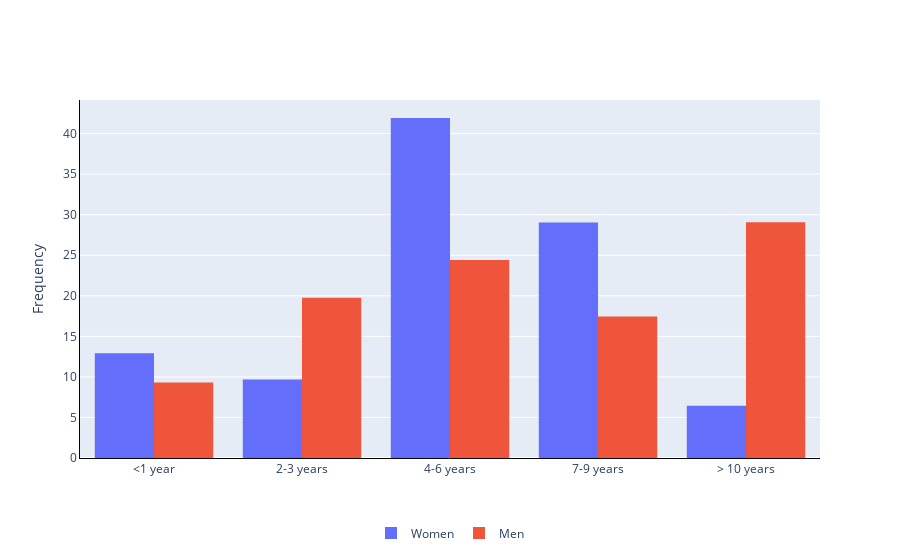
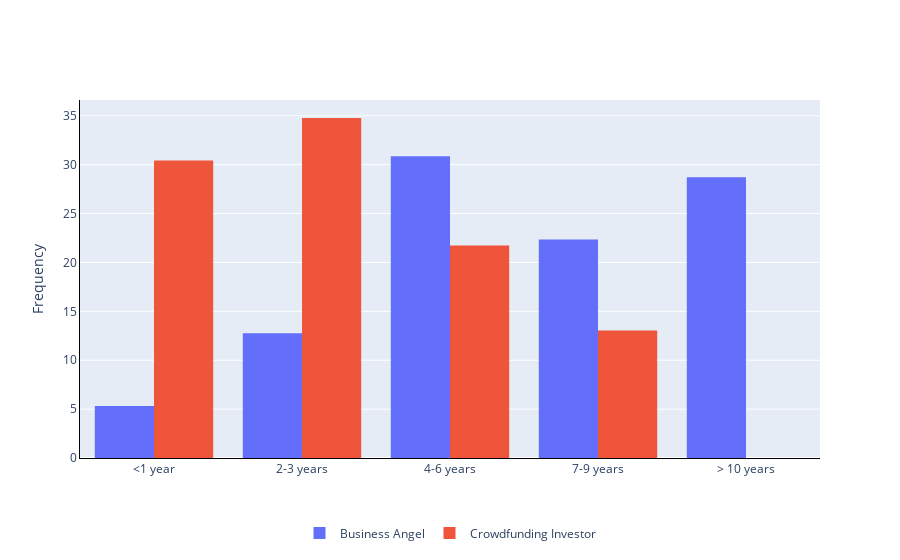

The notebook cell saved with these charts, in order:
### Markdown cell above
Distribution analysis

### Code cell
# Distribution for unique choice and same list of options

df=df_load.copy()

columns=[
    ['inv_time', 'Investor Experience', ['<1 year','2-3 years', '4-6 years', '7-9 years', '> 10 years'],],  
    # ['inv_motivations', 'Motivations', [
    #     # ['Support innovative startups or entrepreneurs', 'Potential high returns on investments', 'To diversify my investment portfolio', 'Recommendation from friends', 'Benefits from tax breaks', 'My financial capacity', 'My family background', 'Other' ],
    #     # ['Desire to support innovative startups or entrepreneurs', 'Potential high returns on investments', 'Diversifying my investment portfolio', 'Recommendation from friends or media influence', 'Benefits from tax breaks', 'Business reasons (you could be a supplier, etc.)', 'Other' ],
    #     ['Support entrepreneurs', 'High returns', 'Diversify portfolio', 'Friend recommendation', 'Tax breaks', 'Financial capacity', 'Family background', 'Other' ],
    #     ['Support entrepreneurs', 'High returns', 'Diversify portfolio', 'Friend recommendation', 'Tax breaks', 'Business reasons', 'Other' ],
    # ],], # Not same labels
    # ['ba_group', 'Part of BA Network', ['Yes', 'No'],], # Boolean Only BA
    # ['ba_group_name', 'BA Network'], # Only BA
    # ['ba_group_reason', 'Part of BA Network Motivations',
    #   # ['To gain access to a larger number of investment opportunities', 'To invest in mutual funds set up by the network', 'To leverage the experience of other network members', 'To benefit from educational or training sessions', 'To expand my personal and professional network', 'To coinvest with other investors', 'Other',],
    #   ['More opportunities', 'Network funds', "Members' experience", 'Training', 'Expand network', 'Coinvest', 'Other',],
    # ], # Only BA  
    ['inv_num', 'Number of Investments', ['None', '1-2', '3-5', '6-10', '11-20', '>20'],],
    # ['inv_companies_last2y', 'Last 2Y Investments'], # Text
    # ['inv_amount_average', 'Average Invested Amount',
    #    [
    #     ['<25K€', '25k€-50k€', '50k€-100k€', '100k€-500k€', '>500k€', ],
    #     ['<0.5K€', '0.5k€-1k€', '1k€-5k€', '5k€-10k€', '10k€-50k€', '>50k€'],
    # ],], # Not same labels
    # ['inv_capital_stake', 'Typical Stake', ['0-5%', '6-10%', '11-20%', '21-30%', '31-50%', '>51%'],], # Only for BA
    # ['inv_dd_duration', 'Analysis Duration',  [
    #     ['Less than 1 month', '1-6 months', '7-12 months', '13-18 months', 'More than 18 months'],
    #     ['Less than 1 hour', '1 to 2 hours', '3 to 5 hours', '6 to 10 hours', 'More than 10 hours'],
    # ],], # Not same labels
    # ['inv_criteria', 'Investing Criteria',  [
    #     # ['Alignment with my experience and expertise', 'Business plan', 'Scalability/Market potential', 'Entrepreneurial team', 'Environmental/social impact', 'Exit strategy', 'Fair valuation/return', 'Other'],
    #     # ['Business plan', 'Crowd opinion', 'Entrepreneurial team', 'Environmental/social impact', 'Exit strategy', 'Fair valuation/return', 'Other'],
    #     ['Expertise', 'Business plan', 'Scalability', 'Team', 'ES impact', 'Exit', 'Return', 'Other'],
    #     ['Business plan', 'Crowd opinion', 'Team', 'ES impact', 'Exit', 'Return', 'Other'],
    # ],], # Not same labels multiple
    # ['inv_sectors', 'Sectors', 
    #     # ['Information technology (software, internet, IT services, etc.)', 'Finance', 'Healthcare / Biotech', 'Manufacturing', 'Retail', 'Consulting', 'Energy', 'Transportation', 'Other'],
    #     ['IT', 'Finance', 'Biotech', 'Manufacturing', 'Retail', 'Consulting', 'Energy', 'Transportation', 'Other'],
    # ],
    # ['inv_process', 'Investing Process',
    #     # ['I invest alone (as an individual investor)', 'I invest as part of an angel syndicate or group', 'I invest through venture capital funds', 'I invest through crowdfunding platforms', 'Other'],
    #     ['Alone', 'Syndicate/group', 'Venture capital', 'Crowdfunding platforms', 'Other'],
    # ], # Only BA
    # ['inv_visits', 'Number of Visits', ['0 per year', '1-2 per year', '3-6 per year', '7-12 per year', 'More than 12 per year'],], # Only BA
    # ['non_fin_contr', 'Non-Financial Contribution',
    #     # ['Strategic guidance', 'Networking opportunities', 'Financial and legal expertise', 'Technical or industrial knowledge', 'Monitoring and accountability', 'Other',],
    #     ['Strategy', 'Networking', 'Financial and legal expertise', 'Technical or industrial knowledge', 'Monitoring', 'Other',],
    # ], # Only BA
    # ['child_bias', 'Children Effect', ['1 - Not at all', '2', '3', '4', '5 - Very much',],], # Only BA
    # ['inv_goal', 'Investment Goal',
    #     # ['Capital preservation (low risk, low return)', 'Income generation (moderate risk, moderate return)', 'Growth (high risk, high return)', 'Speculative (very high risk, very high return)'],
    #     ['Capital preservation', 'Income generation', 'Growth', 'Speculative'],
    # ], 
    # ['inv_exit', 'Exit', [
    #     # ['No, I have not sold my investments yet', 'Yes, through a private transaction', 'Yes, through the company acquisition', 'Yes, through an initial public offering', 'Yes, through a company buyback program', 'Yes, through cessation of the company activity'], 
    #     # ['No, I have not sold my investments yet', "Yes, through the platform’s secondary market",  'Yes, through a private transaction', 'Yes, through the company acquisition', 'Yes, through an initial public offering', 'Yes, through a company buyback program', 'Yes, through cessation of the company activity'], 
    #     ['Not sold yet', 'Private transaction', 'Company acquisition', 'IPO', 'Company buyback', 'Cessation'], 
    #     ['Not sold yet', "Platform’s secondary market", 'Private transaction', 'Company acquisition', 'IPO', 'Company buyback', 'Cessation'], 
    # ] ], # Not same labels
    # ['inv_return', 'Investment Returns',
    #     # ['I have no idea', 'Highly negative', 'Negative', 'Neutral', 'Positive', 'Highly positive'],
    #     ['No idea', 'Highly negative', 'Negative', 'Neutral', 'Positive', 'Highly positive'],
    # ],
    # ['women_investing', 'Women Investing Knowledge', ['Strongly disagree', 'Disagree', 'Neutral', 'Agree', 'Strongly agree']], 
    # ['women_involvement', 'Women Involvement', ['Strongly disagree', 'Disagree', 'Neutral', 'Agree', 'Strongly agree']], 
    # ['women_influence', 'Women Influence', ['Strongly disagree', 'Disagree', 'Neutral', 'Agree', 'Strongly agree']],
    # ['women_diff_eval_process', 'Women Evaluation Process', ['Strongly disagree', 'Disagree', 'Neutral', 'Agree', 'Strongly agree']],
    # ['women_risk_averse', 'Women Risk Aversion', ['Strongly disagree', 'Disagree', 'Neutral', 'Agree', 'Strongly agree']],
    # ['women_evolution_involvement', 'Women Evolution Involvement', ['Strongly disagree', 'Disagree', 'Neutral', 'Agree', 'Strongly agree']],
    # ['women_evolution_neg_stereotype', 'Women Stereotype Evolution', ['Strongly disagree', 'Disagree', 'Neutral', 'Agree', 'Strongly agree']],
    # ['mother_needs_consideration', "Consideration of Mothers' Needs", ['1-Not at all', '2', '3', '4', '5-Completely',]],
    # ['women_reco', 'Recommendations for Attracting Women',[
    #     # ['Increase visibility of successful women business angels', 'Offer targeted networking events for women', 'Highlight women-led projects', 'Offer training or mentorship programs for aspiring women investors', 'Establish women-focused investment funds or syndicates', 'Other'],
    #     # ['Create events or online communities where women can network', 'Ensure the platform is user-friendly and inclusive', 'Highlight women-led projects', 'Offer training programs', 'Showcase successful women crowd-investors in the investment space', 'Other']
    #     ['Communication on success', 'Networking', 'Communication on projects', 'Training', 'Specific funds', 'Other'],
    #     ['Networking', 'User-Friendliness','Communication on projects', 'Training', 'Communication on success', 'Other'],
    # ]],
    # ['women_led_inv', 'Number of Women-Led Investments', [
    #     ['None', '1-2', '3-5', '6-10', '11-20', '>20'],
    #     ['None', '1-2', '3-5', '6-10', '>10'],
    # ],
]

start_index=1

hist(df, columns, start_index)

### Figure 1 — Plotly figure (JSON) as saved in the notebook; plotly's stock layout.template omitted (floating-point values rounded to 4 significant figures)
{"data": [{"histnorm": "percent", "name": "Women", "type": "histogram", "x": ["7-9 years", "7-9 years", "4-6 years", "<1 year", "2-3 years", "4-6 years", "4-6 years", "7-9 years", "4-6 years", "7-9 years", "4-6 years", null, "4-6 years", "4-6 years", "7-9 years", "4-6 years", null, null, "4-6 years", "2-3 years", null, "7-9 years", "4-6 years", "7-9 years", null, "7-9 years", "7-9 years", "> 10 years", "> 10 years", null, "4-6 years", "<1 year", null, "<1 year", null, null, "4-6 years", null, null, "4-6 years", null, null, null, "<1 year", "2-3 years", null, null]}, {"histnorm": "percent", "name": "Men", "type": "histogram", "x": ["<1 year", "<1 year", "2-3 years", "> 10 years", "4-6 years", "4-6 years", "> 10 years", "2-3 years", "> 10 years", "> 10 years", "> 10 years", "> 10 years", "7-9 years", "4-6 years", "2-3 years", "4-6 years", "2-3 years", "2-3 years", "4-6 years", "4-6 years", "> 10 years", "7-9 years", "7-9 years", "4-6 years", "> 10 years", "7-9 years", "> 10 years", "2-3 years", "7-9 years", "> 10 years", "> 10 years", "4-6 years", "> 10 years", "2-3 years", "> 10 years", null, "7-9 years", "7-9 years", null, "<1 year", "2-3 years", "4-6 years", "2-3 years", "> 10 years", "4-6 years", "> 10 years", "7-9 years", "4-6 years", "> 10 years", "4-6 years", "> 10 years", "7-9 years", "7-9 years", "4-6 years", "4-6 years", "7-9 years", "> 10 years", "4-6 years", "> 10 years", "> 10 years", "> 10 years", "<1 year", "> 10 years", "4-6 years", "> 10 years", "4-6 years", "4-6 years", "4-6 years", "7-9 years", "> 10 years", "> 10 years", "2-3 years", "2-3 years", "2-3 years", "7-9 years", "7-9 years", null, "<1 year", "2-3 years", "4-6 years", "2-3 years", "2-3 years", "2-3 years", "<1 year", null, "<1 year", null, null, null, null, null, null, null, "2-3 years", "7-9 years", "<1 year", null, "4-6 years", null, null, null]}], "layout": {"legend": {"orientation": "h", "x": 0.5, "xanchor": "center", "y": -0.25, "yanchor": "bottom"}, "xaxis": {"categoryarray": ["<1 year", "2-3 years", "4-6 years", "7-9 years", "> 10 years"], "categoryorder": "array", "linecolor": "black", "linewidth": 1, "showline": true, "title": {"text": ""}}, "yaxis": {"linecolor": "black", "linewidth": 1, "showline": true, "title": {"text": "Frequency"}}}}

### Figure 2 — Plotly figure (JSON) as saved in the notebook; plotly's stock layout.template omitted (floating-point values rounded to 4 significant figures)
{"data": [{"histnorm": "percent", "name": "Business Angel", "type": "histogram", "x": ["<1 year", "<1 year", "7-9 years", "7-9 years", "2-3 years", "> 10 years", "4-6 years", "4-6 years", null, null, "4-6 years", "> 10 years", "<1 year", null, "2-3 years", null, "4-6 years", "2-3 years", "> 10 years", "> 10 years", "> 10 years", "> 10 years", "4-6 years", "7-9 years", "7-9 years", "4-6 years", "2-3 years", "4-6 years", null, null, "4-6 years", "2-3 years", "2-3 years", "4-6 years", "4-6 years", "> 10 years", "7-9 years", "7-9 years", "4-6 years", "> 10 years", "7-9 years", null, "> 10 years", "7-9 years", "2-3 years", "4-6 years", "7-9 years", null, "> 10 years", null, "> 10 years", "4-6 years", "4-6 years", null, "> 10 years", null, "4-6 years", "7-9 years", "2-3 years", "> 10 years", null, "4-6 years", null, null, null, null, "7-9 years", null, "4-6 years", "7-9 years", null, null, "<1 year", "2-3 years", "2-3 years", null, "4-6 years", null, null, "2-3 years", "7-9 years", "> 10 years", "4-6 years", "> 10 years", "4-6 years", "7-9 years", null, "7-9 years", "4-6 years", "> 10 years", "4-6 years", "> 10 years", "7-9 years", null, "7-9 years", "4-6 years", null, "4-6 years", null, null, "7-9 years", "> 10 years", "4-6 years", "> 10 years", "> 10 years", "> 10 years", "<1 year", "> 10 years", null, "4-6 years", "> 10 years", null, "7-9 years", "4-6 years", "7-9 years", "4-6 years", "4-6 years", "> 10 years", "7-9 years", "> 10 years", "> 10 years", "> 10 years", "2-3 years"]}, {"histnorm": "percent", "name": "Crowdfunding Investor", "type": "histogram", "x": ["2-3 years", null, "2-3 years", "7-9 years", "4-6 years", "7-9 years", null, "<1 year", "2-3 years", "<1 year", "4-6 years", "2-3 years", null, "<1 year", null, null, null, null, null, null, null, "4-6 years", null, null, null, null, null, "2-3 years", null, null, "2-3 years", null, "4-6 years", "<1 year", null, "<1 year", null, null, null, null, null, null, null, null, null, null, null, null, null, null, null, "2-3 years", "7-9 years", "<1 year", null, null, "4-6 years", "<1 year", "2-3 years", null, null, null, null, null, null]}], "layout": {"legend": {"orientation": "h", "x": 0.5, "xanchor": "center", "y": -0.25, "yanchor": "bottom"}, "xaxis": {"categoryarray": ["<1 year", "2-3 years", "4-6 years", "7-9 years", "> 10 years"], "categoryorder": "array", "linecolor": "black", "linewidth": 1, "showline": true, "title": {"text": ""}}, "yaxis": {"linecolor": "black", "linewidth": 1, "showline": true, "title": {"text": "Frequency"}}}}
